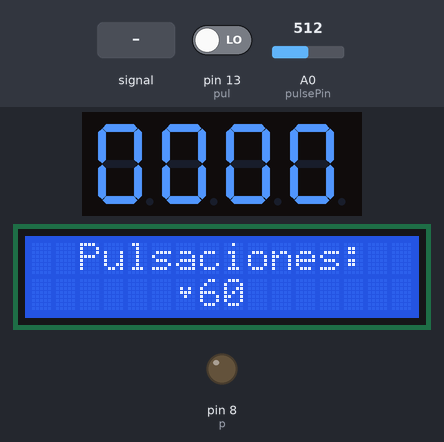
Bench run of a sketch on a simulated Arduino Uno, built with avr-gcc and run on an emulated ATmega328P. Parts: 4-digit seven-segment display, 16×2 character LCD, output pins drawn as LEDs (lit = HIGH). Wiring (inferred from the names in the program): 4-digit 7-segment display, segments lit when HIGH: segments pin 1, pin 2, pin 3, pin 4, pin 5, pin 6, pin 7; digit selects pin 12, pin 10, pin 11, pin 9. The inputs (shaded band) are chosen by the test bench; at power-on: pin 13 (pul) LOW, A0 (pulsePin) = 512. The segment pins are drawn as the display they are named for; pins used as bus, display or sensor lines are not drawn.

Above: at 1.2 s.
1.3 s: A0 (pulsePin) fed a 200 Hz sine of ±81 counts around its level
At 2.71 s:
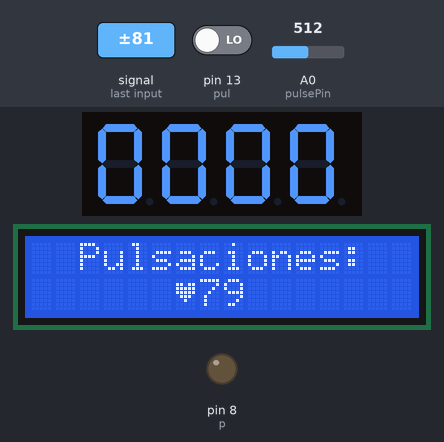
4.3 s: pin 13 (pul) driven HIGH
At 5.9 s:
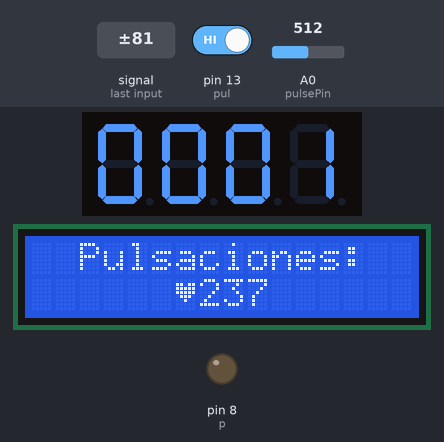
6.1 s: A0 (pulsePin) fed a 2 Hz sine of ±306 counts around its level
At 7.25 s:
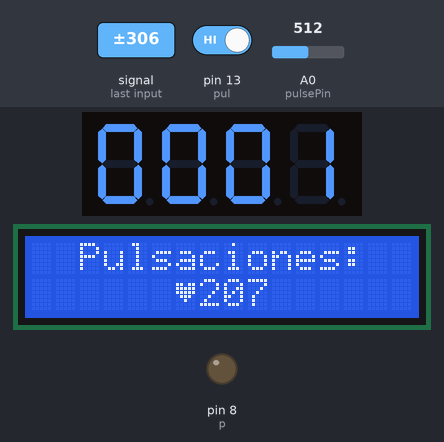
8.5 s: A0 (pulsePin) set to 535
10.0 s: A0 (pulsePin) set to 501
At 11.4 s:
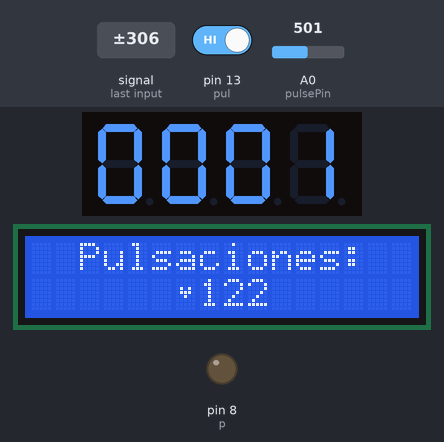
Timing chart, 0 to 13.0 s (numbered marks = the images above; inputs shaded):
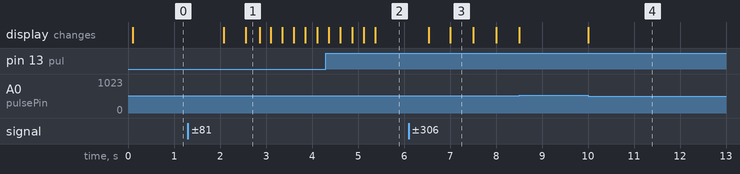

Measured:
- the behaviour switches between 512 and 511 on A0 (pulsePin) (found by bisection; images 3 and 4)
- after the input at 1.3 s, the display: first changes after 0.79 s (image 1 shows a later state)
- after the input at 6.1 s, the display: first changes after 0.44 s (image 3 shows a later state)
- after the input at 10.0 s, the display: changes at once (image 4)
- what the display in image 3 shows lasts 0.5 s, from 7.0 s to 7.5 s

The sketch:

Arduino_2.ino
```cpp
#include <LiquidCrystal.h>
//Display 7*4
#define a 1
#define b 2
#define c 3
#define d 4
#define e 5
#define f 6
#define g 7
#define p 8
int d4 = 9;
int d3 = 11;
int d2 = 10;
int d1 = 12;
#define pul 13
#include <Timer.h>
//define pantalla LCD
#define RS 0
Timer compr;
int preTime=0;
LiquidCrystal lcd(0,A1,A2,A3,A4,A5);
//LiquidCrystal lcd(12, 11, 5, 4, 3, 2);
int Num= 0000;
int punt=0000;
int pulsePin = 0;                 // Pulse Sensor purple wire connected to analog pin 0
int fadeRate = 0;                 // used to fade LED on with PWM on fadePin

// Volatile Variables, used in the interrupt service routine!
volatile int BPM;                   // int that holds raw Analog in 0. updated every 2mS
volatile int Signal;                // holds the incoming raw data
volatile int IBI = 600;             // int that holds the time interval between beats! Must be seeded!
volatile boolean Pulse = false;     // "True" when User's live heartbeat is detected. "False" when not a "live beat".
volatile boolean QS = false;        // becomes true when Arduoino finds a beat.

// Regards Serial OutPut  -- Set This Up to your needs
static boolean serialVisual = true;   // Set to 'false' by Default.  Re-set to 'true' to see Arduino Serial Monitor ASCII Visual Pulse

int static pulsaciones=60;
int pulsacionesAt;
byte corazonG[8] = {
  B00000,
  B11011,
  B11111,
  B11111,
  B01110,
  B00100,
  B00000,
};

byte corazonP[8] = {
  B00000,
  B00000,
  B01010,
  B01110,
  B00100,
  B00000,
  B00000,
};
void setup() {
  // Inicializar 4*7 segmentos
  pinMode(d1, OUTPUT);
  pinMode(d2, OUTPUT);
  pinMode(d3, OUTPUT);
  pinMode(d4, OUTPUT);
  pinMode(a, OUTPUT);
  pinMode(b, OUTPUT);
  pinMode(c, OUTPUT);
  pinMode(d, OUTPUT);
  pinMode(e, OUTPUT);
  pinMode(f, OUTPUT);
  pinMode(g, OUTPUT);
  pinMode(p, OUTPUT);
  pinMode(pul,INPUT);
  digitalWrite(d1, HIGH);
  digitalWrite(d2, HIGH);
  digitalWrite(d3, HIGH);
  digitalWrite(d4, HIGH);
  //Pantalla OLED pusaciones//
  interruptSetup();
  lcd.createChar(0, corazonG);
  lcd.begin(16, 2);
  lcd.setCursor(2,0);
  lcd.print("Pulsaciones:");
  compr.every(10000,comprobar);
}
boolean pulsado =false;
void loop() {
  // put your main code here, to run repeatedly:

  compr.update();
if(digitalRead(pul)==1 && !pulsado){
  pulsado=true;
  Num++;
}
else
 {  if(digitalRead(pul)==0 && pulsado){
    pulsado=false;
  }
}
for(int i=12;i>8;i--){
  selecionarDigito(i);

  int Digit0 = Num %10 ;
  int Digit1 = (Num % 100) / 10 ;
  int Digit2 = (Num % 1000) / 100 ;
  int Digit3 = Num / 1000;

  if(i==12){
    selecionarNumero(Digit2);
  }

  else if(i==11){
    selecionarNumero(Digit1);
  }
    else if(i==10){
     selecionarNumero(Digit0);
  }
    else if(i==9){
     selecionarNumero(Digit3);
  }
}
  digitalWrite(d1, HIGH);
  digitalWrite(d2, HIGH);
  digitalWrite(d3, HIGH);
  digitalWrite(d4, HIGH);

  if (QS == true){
        pulsaciones = BPM;
        if(pulsaciones<100){
          lcd.setCursor(9,1);
          lcd.print(" ");
        }
        QS = false;
  }
  lcd.setCursor(7, 1);
  lcd.print(pulsaciones);

  if(pulsaciones%2==0){
      lcd.createChar(1, corazonP);
      lcd.setCursor(6,1);
      lcd.write(byte(1));
  }
  else{
    lcd.setCursor(6,1);
     lcd.write(byte(0));
  }

}
void comprobar(){
  if(Num==punt){
    Num=0;
  }
  else{
    punt=Num;
  }
}
void selecionarNumero(int x)
{
  switch(x)
  {
  default:
    zero();
    break;
  case 1:
    uno();
    break;
  case 2:
    dos();
    break;
  case 3:
   tres();
    break;
  case 4:
    cuatro();
    break;
  case 5:
    cinco();
    break;
  case 6:
    seis();
    break;
  case 7:
    siete();
    break;
  case 8:
    ocho();
    break;
  case 9:
    nueve();
    break;
  }
}
void selecionarDigito(int x)
{
  digitalWrite(d1, HIGH);
  digitalWrite(d2, HIGH);
  digitalWrite(d3, HIGH);
  digitalWrite(d4, HIGH);
  switch(x)
  {
  case 12:
    digitalWrite(d1, LOW);
    break;
  case 11:
    digitalWrite(d2, LOW);
    break;
  case 10:
    digitalWrite(d3, LOW);
    break;
  default:
    digitalWrite(d4, LOW);
    break;
  }
  delay(1);
  digitalWrite(d1, HIGH);
  digitalWrite(d2, HIGH);
  digitalWrite(d3, HIGH);
  digitalWrite(d4, HIGH);
}


void zero()
{
  digitalWrite(a, HIGH);
  digitalWrite(b, HIGH);
  digitalWrite(c, HIGH);
  digitalWrite(d, HIGH);
  digitalWrite(e, HIGH);
  digitalWrite(f, HIGH);
  digitalWrite(g, LOW);
}

void uno()
{
  digitalWrite(a, LOW);
  digitalWrite(b, HIGH);
  digitalWrite(c, HIGH);
  digitalWrite(d, LOW);
  digitalWrite(e, LOW);
  digitalWrite(f, LOW);
  digitalWrite(g, LOW);
}

void dos()
{
  digitalWrite(a, HIGH);
  digitalWrite(b, HIGH);
  digitalWrite(c, LOW);
  digitalWrite(d, HIGH);
  digitalWrite(e, HIGH);
  digitalWrite(f, LOW);
  digitalWrite(g, HIGH);
}

void tres()
{
  digitalWrite(a, HIGH);
  digitalWrite(b, HIGH);
  digitalWrite(c, HIGH);
  digitalWrite(d, HIGH);
  digitalWrite(e,LOW);
  digitalWrite(f, LOW);
  digitalWrite(g, HIGH);

}

void cuatro()
{
  digitalWrite(a, LOW);
  digitalWrite(b, HIGH);
  digitalWrite(c, HIGH);
  digitalWrite(d, LOW);
  digitalWrite(e, LOW);
  digitalWrite(f, HIGH);
  digitalWrite(g, HIGH);
}

void cinco()
{
  digitalWrite(a,HIGH);
  digitalWrite(b, LOW);
  digitalWrite(c, HIGH);
  digitalWrite(d, HIGH);
  digitalWrite(e, LOW);
  digitalWrite(f, HIGH);
  digitalWrite(g, HIGH);
}

void seis()
{
  digitalWrite(a, HIGH);
  digitalWrite(b, LOW);
  digitalWrite(c, HIGH);
  digitalWrite(d, HIGH);
  digitalWrite(e, HIGH);
  digitalWrite(f, HIGH);
  digitalWrite(g, HIGH);
}

void siete()
{
  digitalWrite(a, HIGH);
  digitalWrite(b, HIGH);
  digitalWrite(c, HIGH);
  digitalWrite(d,LOW);
  digitalWrite(e, LOW);
  digitalWrite(f, LOW);
  digitalWrite(g, LOW);
}

void ocho()
{
  digitalWrite(a, HIGH);
  digitalWrite(b, HIGH);
  digitalWrite(c, HIGH);
  digitalWrite(d,HIGH);
  digitalWrite(e, HIGH);
  digitalWrite(f, HIGH);
  digitalWrite(g, HIGH);
}

void nueve()
{
  digitalWrite(a, HIGH);
  digitalWrite(b, HIGH);
  digitalWrite(c,HIGH);
  digitalWrite(d, HIGH);
  digitalWrite(e, LOW);
  digitalWrite(f, HIGH);
  digitalWrite(g, HIGH);
}
int getDigit(unsigned int number, int digit) {
    for (int i=0; i<digit-1; i++) {
      number /= 10;
    }
    return number % 10;
}
```

AllSerialHandling.ino
```cpp
//  Decides How To OutPut BPM and IBI Data
void serialOutputWhenBeatHappens(){
 if (serialVisual == true){            //  Code to Make the Serial Monitor Visualizer Work
    //AQUI tenemos la variable BPM con valor
   // Serial.println(BPM);

 }
}

//  Code to Make the Serial Monitor Visualizer Work
void arduinoSerialMonitorVisual(char symbol, int data ){
  const int sensorMin = 0;      // sensor minimum, discovered through experiment
  const int sensorMax = 1024;    // sensor maximum, discovered through experiment

  int sensorReading = data;
  // map the sensor range to a range of 12 options:
  int range = map(sensorReading, sensorMin, sensorMax, 0, 11);

  // do something different depending on the
  // range value:
  switch (range) {
  case 0:
  //  Serial.println("");     /////ASCII Art Madness
    break;
  case 1:
    //  Serial.println("---");
    break;
  case 2:
  //  Serial.println("------");
    break;
  case 3:
   //   Serial.println("---------");
    break;
  case 4:
     // Serial.println("------------");
    break;
  case 5:
   //   Serial.println("--------------|-");
    break;
  case 6:
     //  Serial.println("--------------|---");
    break;
  case 7:
      //Serial.println("--------------|-------");
    break;
  case 8:
     // Serial.println("--------------|----------");
    break;
  case 9:
     // Serial.println("--------------|----------------");
    break;
  case 10:
     // Serial.println("--------------|-------------------");
    break;
  case 11:
     // Serial.println("--------------|-----------------------");
    break;

  }
}
```

Interrupt.ino
```cpp
volatile int rate[10];                    // array to hold last ten IBI values
volatile unsigned long sampleCounter = 0;          // used to determine pulse timing
volatile unsigned long lastBeatTime = 0;           // used to find IBI
volatile int P =512;                      // used to find peak in pulse wave, seeded
volatile int T = 512;                     // used to find trough in pulse wave, seeded
volatile int thresh = 525;                // used to find instant moment of heart beat, seeded
volatile int amp = 100;                   // used to hold amplitude of pulse waveform, seeded
volatile boolean firstBeat = true;        // used to seed rate array so we startup with reasonable BPM
volatile boolean secondBeat = false;      // used to seed rate array so we startup with reasonable BPM


void interruptSetup(){
  // Initializes Timer2 to throw an interrupt every 2mS.
  TCCR2A = 0x02;     // DISABLE PWM ON DIGITAL PINS 3 AND 11, AND GO INTO CTC MODE
  TCCR2B = 0x06;     // DON'T FORCE COMPARE, 256 PRESCALER
  OCR2A = 0X7C;      // SET THE TOP OF THE COUNT TO 124 FOR 500Hz SAMPLE RATE
  TIMSK2 = 0x02;     // ENABLE INTERRUPT ON MATCH BETWEEN TIMER2 AND OCR2A
  sei();             // MAKE SURE GLOBAL INTERRUPTS ARE ENABLED
}


// THIS IS THE TIMER 2 INTERRUPT SERVICE ROUTINE.
// Timer 2 makes sure that we take a reading every 2 miliseconds
ISR(TIMER2_COMPA_vect){                         // triggered when Timer2 counts to 124
  cli();                                      // disable interrupts while we do this
  Signal = analogRead(pulsePin);              // read the Pulse Sensor
  sampleCounter += 2;                         // keep track of the time in mS with this variable
  int N = sampleCounter - lastBeatTime;       // monitor the time since the last beat to avoid noise

    //  find the peak and trough of the pulse wave
  if(Signal < thresh && N > (IBI/5)*3){       // avoid dichrotic noise by waiting 3/5 of last IBI
    if (Signal < T){                        // T is the trough
      T = Signal;                         // keep track of lowest point in pulse wave
    }
  }

  if(Signal > thresh && Signal > P){          // thresh condition helps avoid noise
    P = Signal;                             // P is the peak
  }                                        // keep track of highest point in pulse wave

  //  NOW IT'S TIME TO LOOK FOR THE HEART BEAT
  // signal surges up in value every time there is a pulse
  if (N > 250){                                   // avoid high frequency noise
    if ( (Signal > thresh) && (Pulse == false) && (N > (IBI/5)*3) ){
      Pulse = true;                               // set the Pulse flag when we think there is a pulse
      //digitalWrite(blinkPin,HIGH);                // turn on pin 13 LED
      IBI = sampleCounter - lastBeatTime;         // measure time between beats in mS
      lastBeatTime = sampleCounter;               // keep track of time for next pulse

      if(secondBeat){                        // if this is the second beat, if secondBeat == TRUE
        secondBeat = false;                  // clear secondBeat flag
        for(int i=0; i<=9; i++){             // seed the running total to get a realisitic BPM at startup
          rate[i] = IBI;
        }
      }

      if(firstBeat){                         // if it's the first time we found a beat, if firstBeat == TRUE
        firstBeat = false;                   // clear firstBeat flag
        secondBeat = true;                   // set the second beat flag
        sei();                               // enable interrupts again
        return;                              // IBI value is unreliable so discard it
      }


      // keep a running total of the last 10 IBI values
      word runningTotal = 0;                  // clear the runningTotal variable

      for(int i=0; i<=8; i++){                // shift data in the rate array
        rate[i] = rate[i+1];                  // and drop the oldest IBI value
        runningTotal += rate[i];              // add up the 9 oldest IBI values
      }

      rate[9] = IBI;                          // add the latest IBI to the rate array
      runningTotal += rate[9];                // add the latest IBI to runningTotal
      runningTotal /= 10;                     // average the last 10 IBI values
      BPM = 60000/runningTotal;               // how many beats can fit into a minute? that's BPM!
      QS = true;                              // set Quantified Self flag
      // QS FLAG IS NOT CLEARED INSIDE THIS ISR
    }
  }

  if (Signal < thresh && Pulse == true){   // when the values are going down, the beat is over
   //digitalWrite(blinkPin,LOW);            // turn off pin 13 LED
    Pulse = false;                         // reset the Pulse flag so we can do it again
    amp = P - T;                           // get amplitude of the pulse wave
    thresh = amp/2 + T;                    // set thresh at 50% of the amplitude
    P = thresh;                            // reset these for next time
    T = thresh;
  }

  if (N > 2500){                           // if 2.5 seconds go by without a beat
    thresh = 512;                          // set thresh default
    P = 512;                               // set P default
    T = 512;                               // set T default
    lastBeatTime = sampleCounter;          // bring the lastBeatTime up to date
    firstBeat = true;                      // set these to avoid noise
    secondBeat = false;                    // when we get the heartbeat back
  }

  sei();                                   // enable interrupts when youre done!
}// end isr
```
